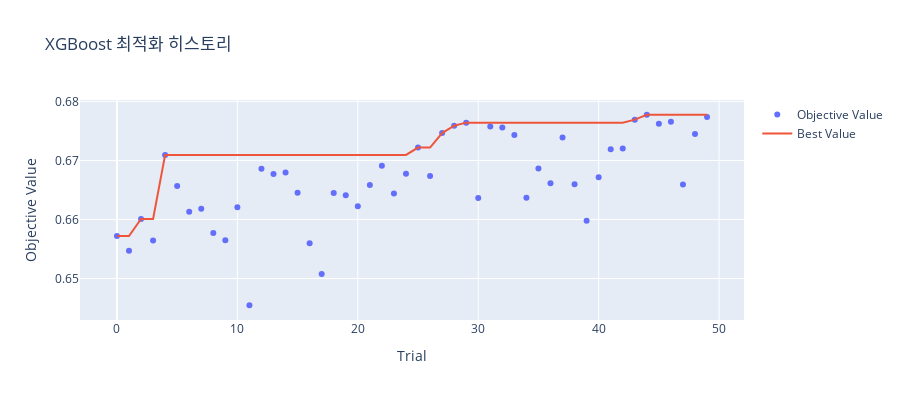
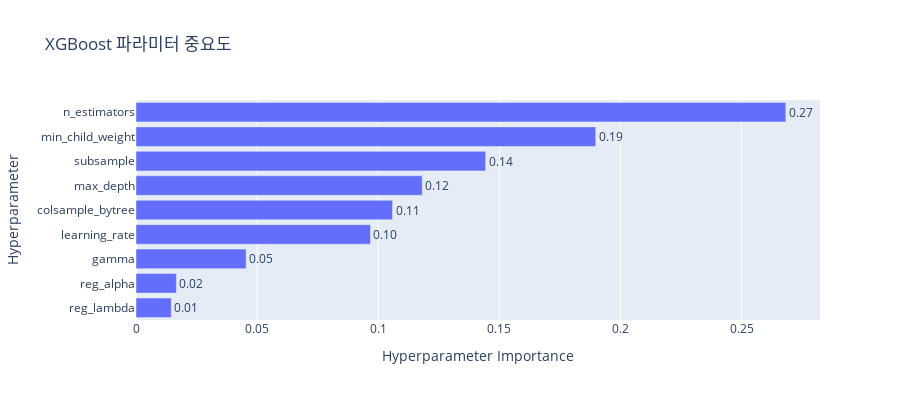

Here is the notebook cell these charts were saved with, in order:
### Code cell
# Optuna 시각화
fig1 = plot_optimization_history(study_xgb)
fig1.update_layout(title='XGBoost 최적화 히스토리', height=400)
fig1.show()

fig2 = plot_param_importances(study_xgb)
fig2.update_layout(title='XGBoost 파라미터 중요도', height=400)
fig2.show()

### Figure 1 — Plotly figure (JSON) as saved in the notebook; plotly's stock layout.template omitted (floating-point values rounded to 4 significant figures)
{"data": [{"mode": "markers", "name": "Objective Value", "type": "scatter", "x": [0, 1, 2, 3, 4, 5, 6, 7, 8, 9, 10, 11, 12, 13, 14, 15, 16, 17, 18, 19, 20, 21, 22, 23, 24, 25, 26, 27, 28, 29, 30, 31, 32, 33, 34, 35, 36, 37, 38, 39, 40, 41, 42, 43, 44, 45, 46, 47, 48, 49], "y": [0.6572, 0.6547, 0.6601, 0.6564, 0.6709, 0.6657, 0.6613, 0.6618, 0.6577, 0.6565, 0.6621, 0.6455, 0.6686, 0.6677, 0.6679, 0.6645, 0.656, 0.6507, 0.6645, 0.6641, 0.6623, 0.6658, 0.6691, 0.6644, 0.6677, 0.6722, 0.6674, 0.6746, 0.6759, 0.6764, 0.6637, 0.6758, 0.6756, 0.6743, 0.6637, 0.6686, 0.6662, 0.6739, 0.666, 0.6598, 0.6671, 0.6719, 0.672, 0.6769, 0.6777, 0.6762, 0.6765, 0.6659, 0.6745, 0.6774]}, {"mode": "lines", "name": "Best Value", "type": "scatter", "x": [0, 1, 2, 3, 4, 5, 6, 7, 8, 9, 10, 11, 12, 13, 14, 15, 16, 17, 18, 19, 20, 21, 22, 23, 24, 25, 26, 27, 28, 29, 30, 31, 32, 33, 34, 35, 36, 37, 38, 39, 40, 41, 42, 43, 44, 45, 46, 47, 48, 49], "y": [0.6572, 0.6572, 0.6601, 0.6601, 0.6709, 0.6709, 0.6709, 0.6709, 0.6709, 0.6709, 0.6709, 0.6709, 0.6709, 0.6709, 0.6709, 0.6709, 0.6709, 0.6709, 0.6709, 0.6709, 0.6709, 0.6709, 0.6709, 0.6709, 0.6709, 0.6722, 0.6722, 0.6746, 0.6759, 0.6764, 0.6764, 0.6764, 0.6764, 0.6764, 0.6764, 0.6764, 0.6764, 0.6764, 0.6764, 0.6764, 0.6764, 0.6764, 0.6764, 0.6769, 0.6777, 0.6777, 0.6777, 0.6777, 0.6777, 0.6777]}, {"marker": {"color": "#cccccc"}, "mode": "markers", "name": "Infeasible Trial", "showlegend": false, "type": "scatter", "x": [], "y": []}], "layout": {"height": 400, "title": {"text": "XGBoost 최적화 히스토리"}, "xaxis": {"title": {"text": "Trial"}}, "yaxis": {"title": {"text": "Objective Value"}}}}

### Figure 2 — Plotly figure (JSON) as saved in the notebook; plotly's stock layout.template omitted (floating-point values rounded to 4 significant figures)
{"data": [{"cliponaxis": false, "hovertemplate": ["reg_lambda (FloatDistribution): 0.014547861111992015<extra></extra>", "reg_alpha (FloatDistribution): 0.01666101606682722<extra></extra>", "gamma (FloatDistribution): 0.04546138307664092<extra></extra>", "learning_rate (FloatDistribution): 0.09680935540909939<extra></extra>", "colsample_bytree (FloatDistribution): 0.10591341582429638<extra></extra>", "max_depth (IntDistribution): 0.11817256322465987<extra></extra>", "subsample (FloatDistribution): 0.14435880837312193<extra></extra>", "min_child_weight (IntDistribution): 0.1898014596626246<extra></extra>", "n_estimators (IntDistribution): 0.2682741372507375<extra></extra>"], "name": "Objective Value", "orientation": "h", "text": ["0.01", "0.02", "0.05", "0.10", "0.11", "0.12", "0.14", "0.19", "0.27"], "textposition": "outside", "type": "bar", "x": [0.01455, 0.01666, 0.04546, 0.09681, 0.1059, 0.1182, 0.1444, 0.1898, 0.2683], "y": ["reg_lambda", "reg_alpha", "gamma", "learning_rate", "colsample_bytree", "max_depth", "subsample", "min_child_weight", "n_estimators"]}], "layout": {"height": 400, "title": {"text": "XGBoost 파라미터 중요도"}, "xaxis": {"title": {"text": "Hyperparameter Importance"}}, "yaxis": {"title": {"text": "Hyperparameter"}}}}
